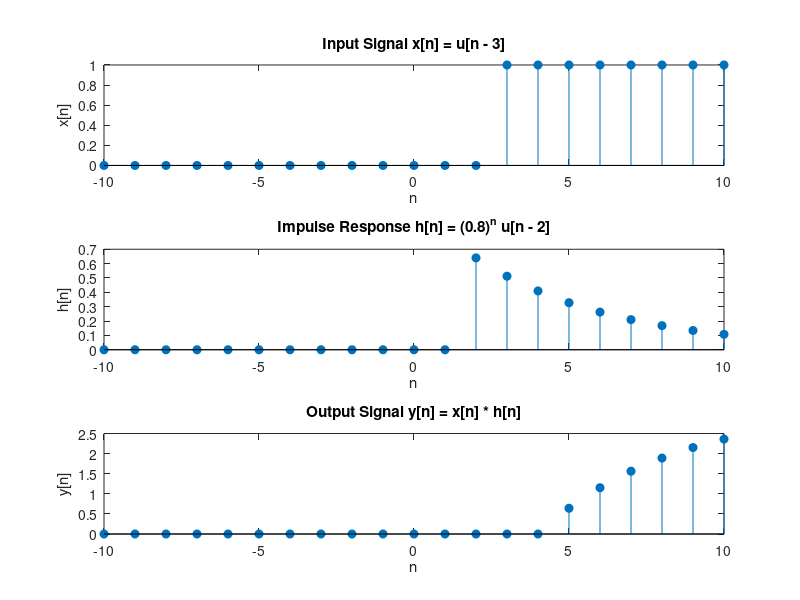

This figure's MATLAB source:
% Define the range for n
n = -10:10;

% Define the input signal x[n]
x = double(n >= 3);

% Define the impulse response h[n]
h = (0.8).^n .* double(n >= 2);

% Calculate the output signal y[n] by convolving x[n] and h[n]
y_full = conv(x, h);
% Define the range for the convolution result
n_conv = min(n) + min(n):max(n) + max(n);

% Select the range [-10, 10] from the convolution result
n_plot = -10:10;
y_plot = y_full((n_plot - min(n_conv)) + 1);

% Plot the signals
figure;

subplot(3,1,1);
stem(n, x, 'filled');
title('Input Signal x[n] = u[n - 3]');
xlabel('n');
ylabel('x[n]');
xlim([-10 10]);

subplot(3,1,2);
stem(n, h, 'filled');
title('Impulse Response h[n] = (0.8)^n u[n - 2]');
xlabel('n');
ylabel('h[n]');
xlim([-10 10]);

subplot(3,1,3);
stem(n_plot, y_plot, 'filled');
title('Output Signal y[n] = x[n] * h[n]');
xlabel('n');
ylabel('y[n]');
xlim([-10 10]);

% Display the range for the convolution result
disp('Range for convolution result y[n]:');
disp(n_conv);
